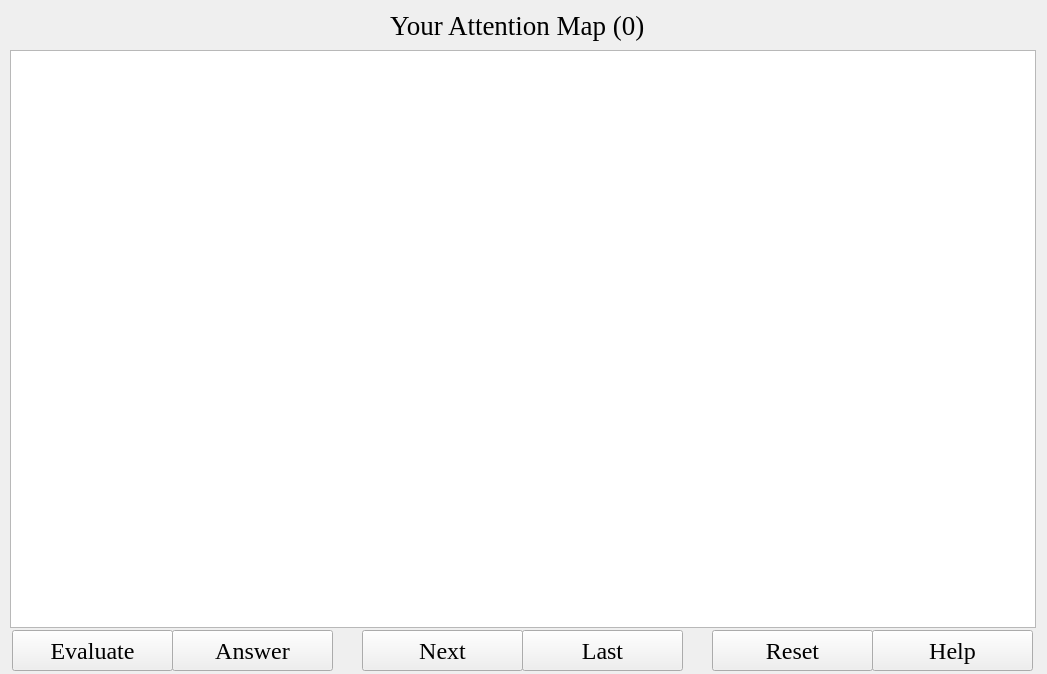
<?xml version="1.0" encoding="UTF-8"?>
<ui version="4.0">
 <class>MainWindow</class>
 <widget class="QMainWindow" name="MainWindow">
  <property name="geometry">
   <rect>
    <x>0</x>
    <y>0</y>
    <width>1047</width>
    <height>674</height>
   </rect>
  </property>
  <property name="windowTitle">
   <string>Stock Chart Viewing Training System</string>
  </property>
  <widget class="QWidget" name="centralwidget">
   <widget class="QGraphicsView" name="graphicsView">
    <property name="geometry">
     <rect>
      <x>10</x>
      <y>50</y>
      <width>1026</width>
      <height>578</height>
     </rect>
    </property>
   </widget>
   <widget class="QPushButton" name="pushButton_evaluate">
    <property name="geometry">
     <rect>
      <x>12</x>
      <y>630</y>
      <width>161</width>
      <height>41</height>
     </rect>
    </property>
    <property name="font">
     <font>
      <family>Times New Roman</family>
      <pointsize>18</pointsize>
     </font>
    </property>
    <property name="text">
     <string>Evaluate</string>
    </property>
   </widget>
   <widget class="QPushButton" name="pushButton_answer">
    <property name="geometry">
     <rect>
      <x>172</x>
      <y>630</y>
      <width>161</width>
      <height>41</height>
     </rect>
    </property>
    <property name="font">
     <font>
      <family>Times New Roman</family>
      <pointsize>18</pointsize>
     </font>
    </property>
    <property name="text">
     <string>Answer</string>
    </property>
   </widget>
   <widget class="QLabel" name="label">
    <property name="geometry">
     <rect>
      <x>390</x>
      <y>10</y>
      <width>281</width>
      <height>31</height>
     </rect>
    </property>
    <property name="font">
     <font>
      <family>Times New Roman</family>
      <pointsize>20</pointsize>
     </font>
    </property>
    <property name="text">
     <string>Your Attention Map (0)</string>
    </property>
   </widget>
   <widget class="QPushButton" name="pushButton_reset">
    <property name="geometry">
     <rect>
      <x>712</x>
      <y>630</y>
      <width>161</width>
      <height>41</height>
     </rect>
    </property>
    <property name="font">
     <font>
      <family>Times New Roman</family>
      <pointsize>18</pointsize>
     </font>
    </property>
    <property name="text">
     <string>Reset</string>
    </property>
   </widget>
   <widget class="QPushButton" name="pushButton">
    <property name="geometry">
     <rect>
      <x>872</x>
      <y>630</y>
      <width>161</width>
      <height>41</height>
     </rect>
    </property>
    <property name="font">
     <font>
      <family>Times New Roman</family>
      <pointsize>18</pointsize>
     </font>
    </property>
    <property name="text">
     <string>Help</string>
    </property>
   </widget>
   <widget class="QPushButton" name="pushButton_next">
    <property name="geometry">
     <rect>
      <x>362</x>
      <y>630</y>
      <width>161</width>
      <height>41</height>
     </rect>
    </property>
    <property name="font">
     <font>
      <family>Times New Roman</family>
      <pointsize>18</pointsize>
     </font>
    </property>
    <property name="text">
     <string>Next</string>
    </property>
   </widget>
   <widget class="QPushButton" name="pushButton_last">
    <property name="geometry">
     <rect>
      <x>522</x>
      <y>630</y>
      <width>161</width>
      <height>41</height>
     </rect>
    </property>
    <property name="font">
     <font>
      <family>Times New Roman</family>
      <pointsize>18</pointsize>
     </font>
    </property>
    <property name="text">
     <string>Last</string>
    </property>
   </widget>
  </widget>
 </widget>
 <resources/>
 <connections>
  <connection>
   <sender>pushButton_evaluate</sender>
   <signal>clicked()</signal>
   <receiver>MainWindow</receiver>
   <slot>evaluate()</slot>
   <hints>
    <hint type="sourcelabel">
     <x>152</x>
     <y>670</y>
    </hint>
    <hint type="destinationlabel">
     <x>314</x>
     <y>1567</y>
    </hint>
   </hints>
  </connection>
  <connection>
   <sender>pushButton_answer</sender>
   <signal>clicked()</signal>
   <receiver>MainWindow</receiver>
   <slot>answer()</slot>
   <hints>
    <hint type="sourcelabel">
     <x>330</x>
     <y>670</y>
    </hint>
    <hint type="destinationlabel">
     <x>1017</x>
     <y>1557</y>
    </hint>
   </hints>
  </connection>
  <connection>
   <sender>pushButton_reset</sender>
   <signal>clicked()</signal>
   <receiver>MainWindow</receiver>
   <slot>reset()</slot>
   <hints>
    <hint type="sourcelabel">
     <x>805</x>
     <y>647</y>
    </hint>
    <hint type="destinationlabel">
     <x>921</x>
     <y>653</y>
    </hint>
   </hints>
  </connection>
  <connection>
   <sender>pushButton</sender>
   <signal>clicked()</signal>
   <receiver>MainWindow</receiver>
   <slot>helpinfo()</slot>
   <hints>
    <hint type="sourcelabel">
     <x>893</x>
     <y>638</y>
    </hint>
    <hint type="destinationlabel">
     <x>986</x>
     <y>637</y>
    </hint>
   </hints>
  </connection>
  <connection>
   <sender>pushButton_next</sender>
   <signal>clicked()</signal>
   <receiver>MainWindow</receiver>
   <slot>next()</slot>
   <hints>
    <hint type="sourcelabel">
     <x>389</x>
     <y>654</y>
    </hint>
    <hint type="destinationlabel">
     <x>346</x>
     <y>644</y>
    </hint>
   </hints>
  </connection>
  <connection>
   <sender>pushButton_last</sender>
   <signal>clicked()</signal>
   <receiver>MainWindow</receiver>
   <slot>last()</slot>
   <hints>
    <hint type="sourcelabel">
     <x>642</x>
     <y>663</y>
    </hint>
    <hint type="destinationlabel">
     <x>695</x>
     <y>640</y>
    </hint>
   </hints>
  </connection>
 </connections>
 <slots>
  <slot>evaluate()</slot>
  <slot>answer()</slot>
  <slot>reset()</slot>
  <slot>helpinfo()</slot>
  <slot>last()</slot>
  <slot>next()</slot>
 </slots>
</ui>
